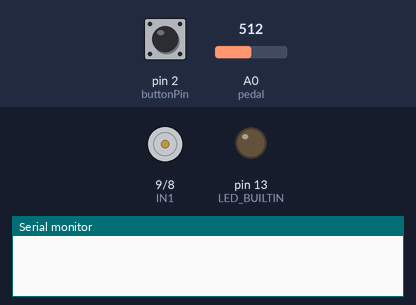
Bench run of a sketch on a simulated Arduino Uno, built with avr-gcc and run on an emulated ATmega328P. On the bench: motor-driver pin pairs drawn as motors (green arrow = first pin HIGH = forward, orange = second pin HIGH = backward, longer = more drive, scaled by the enable pin), output pins drawn as LEDs (lit = HIGH), the last lines printed to the serial monitor. Inputs (shaded band) come from the test bench; at power-on: pin 2 (buttonPin) LOW, A0 (pedal) = 512.

Above: at 1.8 s.
1.9 s: pin 2 (buttonPin) pulled HIGH for 1.2 s
At 3.4 s:
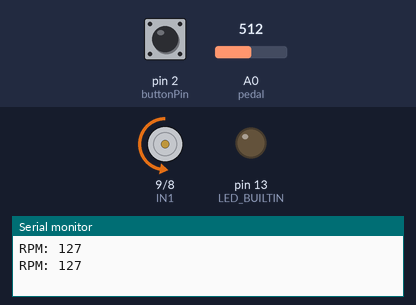
5.5 s: A0 (pedal) set to 716
8.5 s: A0 (pedal) set to 900
11.5 s: pin 2 (buttonPin) pulled HIGH for 1.2 s
At 12.3 s:
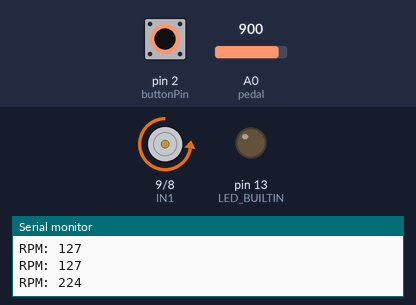
14.5 s: A0 (pedal) set to 245
17.5 s: pin 2 (buttonPin) pulled HIGH for 3.2 s
At 19.3 s:
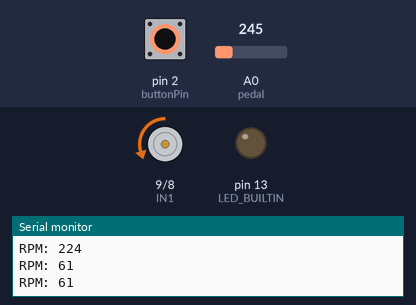
Timing chart, 0 to 22.5 s (numbered marks = the images above; inputs shaded):
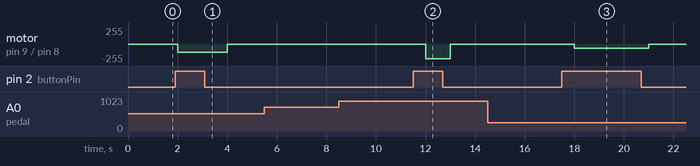

Measured:
- after the input at 1.9 s, motor on pin 9 (IN1) / pin 8 (IN2): stopped → backward 127/255 after 0.10 s, → stopped 2.0 s later
- after the input at 11.5 s, motor on pin 9 (IN1) / pin 8 (IN2): stopped → backward 224/255 after 0.50 s, → stopped 1.0 s later
- after the input at 17.5 s, motor on pin 9 (IN1) / pin 8 (IN2): stopped → backward 61/255 after 0.50 s, → stopped 3.0 s later

The sketch:

9.ino
```cpp
#define EN 10
#define IN1 9
#define IN2 8

int motor_speed = 0;
int pedal = A0;
const int buttonPin = 2;
void setup()
{
  pinMode(IN1, OUTPUT); // motor pin 1
  pinMode(IN2, OUTPUT); // motor pin 2
  pinMode(EN, OUTPUT); // motor PWM pin
  pinMode(pedal,INPUT); // potentiometer pin
  pinMode(LED_BUILTIN, OUTPUT);
  // initialize the pushbutton pin as an input:
  pinMode(buttonPin, INPUT);
  Serial.begin(9600);
}

void loop()
{
  int buttonState = 0;
  int pedalValue = analogRead(pedal);
  delay(1000);
  buttonState = digitalRead(buttonPin);

  motor_speed = map(pedalValue, 0, 1024, 0, 255);


  if (buttonState == HIGH){
    if(motor_speed >= 0 && motor_speed <= 255)
       {
       digitalWrite(IN1,LOW);
       digitalWrite(IN2, HIGH);
       analogWrite(EN,motor_speed);
        Serial.print("RPM: ");
        Serial.println(motor_speed);
       }
  }else{
    digitalWrite(IN1,LOW);
    digitalWrite(IN2,LOW);
    analogWrite(EN,motor_speed);
  }
}
```
